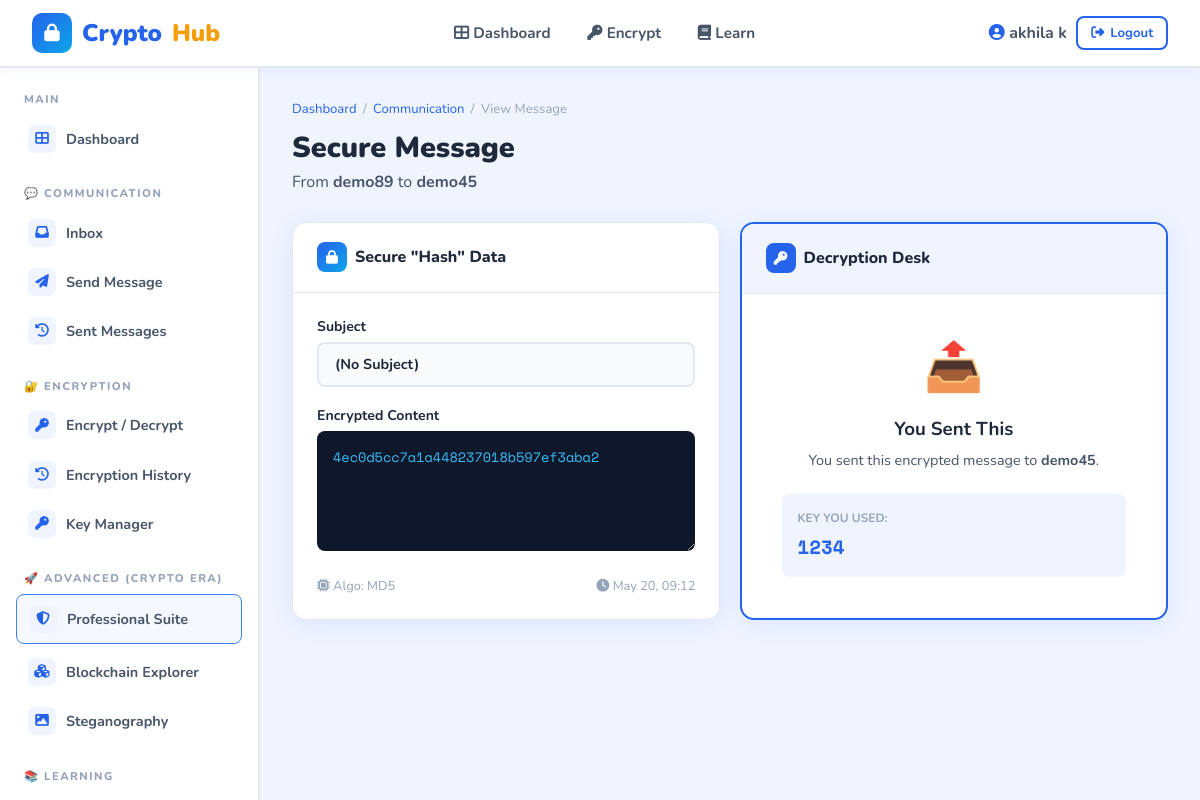
/communication/view/1/ (signed in), run on the app's committed database.
### crypto_app/models.py (models this page shows, shortened)
class CommunicationMessage(models.Model):
    sender = models.ForeignKey(User, on_delete=models.CASCADE, related_name='sent_messages')
    receiver = models.ForeignKey(User, on_delete=models.CASCADE, related_name='received_messages')
    subject = models.CharField(max_length=200, blank=True)
    encrypted_content = models.TextField()
    encryption_key = models.TextField(help_text="The key to decrypt this message")
    algorithm = models.CharField(max_length=50)
    is_read = models.BooleanField(default=False)
    created_at = models.DateTimeField(default=timezone.now)
    class Meta:
        ordering = ['-created_at']
        verbose_name = 'Communication Message'
        verbose_name_plural = 'Communication Messages'

### crypto_app/views.py (the view, shortened to what this page needs)
# urls.py: path('communication/view/<int:pk>/', views.view_message, name='view_message'),
@login_required
def view_message(request, pk):
    message = get_object_or_404(CommunicationMessage, pk=pk)
    if message.receiver != request.user and message.sender != request.user:
        messages.error(request, "Access denied.")
        return redirect('inbox')
    decrypted_content = None
    return render(request, 'crypto_app/communication/view_message.html', {
        'message': message,
        'decrypted_content': decrypted_content
    })

### crypto_app/templates/crypto_app/communication/view_message.html (shortened to what this page needs)
{% extends 'crypto_app/base.html' %}
{% block body %}
<div class="app-layout">
    {% include 'crypto_app/user_sidebar.html' %}
    <main class="main-content fade-in">
        <div class="page-header">
            <div class="breadcrumb">
                <a href="{% url 'dashboard' %}">Dashboard</a> / <a href="{% url 'inbox' %}">Communication</a> / <span>View Message</span>
            </div>
            <h1>Secure Message</h1>
            <p>From <strong>{{ message.sender.username }}</strong> to <strong>{{ message.receiver.username }}</strong></p>
        </div>
        <div class="grid-2">
            <div class="card">
                <div class="card-header">
                    <h3><div class="ch-icon"><i class="fas fa-lock"></i></div> Secure "Hash" Data</h3>
                </div>
                <div class="card-body">
                    <div class="form-group">
                        <label>Subject</label>
                        <div class="form-control" style="background: #F8FAFC; font-weight: 700;">{{ message.subject|default:"(No Subject)" }}</div>
                    </div>
                    <div class="form-group">
                        <label>Encrypted Content</label>
                        <textarea class="form-control" readonly style="font-family: var(--font-mono); font-size: 0.85rem; height: 120px; background: #0F172A; color: #38BDF8; border: none; padding: 1rem;">{{ message.encrypted_content }}</textarea>
                    </div>
                    <div style="display: flex; justify-content: space-between; align-items: center; margin-top: 1rem; font-size: 0.8rem; color: var(--text-light);">
                        <span><i class="fas fa-microchip"></i> Algo: {{ message.algorithm }}</span>
                        <span><i class="fas fa-clock"></i> {{ message.created_at|date:"M d, H:i" }}</span>
                    </div>
                </div>
            </div>
            <div class="card" style="border: 2px solid var(--primary);">
                <div class="card-header" style="background: var(--bg);">
                    <h3><div class="ch-icon" style="background: var(--primary);"><i class="fas fa-key"></i></div> Decryption Desk</h3>
                </div>
                <div class="card-body">
                    {% if message.receiver == user %}
                        <div style="background: #FFFBEB; border: 2px solid #F59E0B; border-radius: var(--radius); padding: 1.2rem; margin-bottom: 1.5rem; text-align: center;">
                            <div style="color: #B45309; font-weight: 800; font-size: 0.75rem; text-transform: uppercase; letter-spacing: 1px; margin-bottom: 0.5rem;">
                                <i class="fas fa-unlock-alt"></i> Shared Key to Unlock
                            </div>
                            <div style="font-family: var(--font-mono); font-size: 1.5rem; font-weight: 900; color: #92400E; background: white; padding: 0.5rem; border-radius: var(--radius-sm); border: 1px solid #FEF3C7;">
                                {{ message.encryption_key|default:"[No key saved]" }}
                            </div>
                            <p style="color: #D97706; font-size: 0.8rem; margin-top: 0.6rem; font-weight: 600;">
                                Copy the key above and paste it below to decrypt.
                            </p>
                        </div>
                        {% if not decrypted_content %}
                        <form method="POST">
                            {% csrf_token %}
                            <div class="form-group">
                                <label for="decryption_key">Paste Key Here</label>
                                <input type="text" name="decryption_key" id="decryption_key" class="form-control" placeholder="Enter secret key..." required style="border-color: var(--primary);">
                            </div>
                            <button type="submit" class="btn btn-primary w-100" style="padding: 0.8rem;">
                                <i class="fas fa-magic"></i> Reveal Original Message
                            </button>
                        </form>
                        {% else %}
                        <div style="background: #ECFDF5; border: 2px solid #10B981; border-radius: var(--radius); padding: 1.5rem;">
                            <label style="color: #065F46; font-weight: 800; margin-bottom: 0.5rem; display: block;">
                                <i class="fas fa-comment-dots"></i> Decrypted Message:
                            </label>
                            <div style="font-size: 1.1rem; color: #064E3B; line-height: 1.6; white-space: pre-wrap;">{{ decrypted_content }}</div>
                        </div>
                        <a href="{% url 'inbox' %}" class="btn btn-outline btn-sm" style="margin-top: 1rem;">
                            <i class="fas fa-arrow-left"></i> Back to Inbox
                        </a>
                        {% endif %}
                    {% else %}
                        <div style="text-align: center; padding: 1rem;">
                            <div style="font-size: 3rem; margin-bottom: 1rem;">📤</div>
                            <h3 style="margin-bottom: 0.5rem;">You Sent This</h3>
                            <p style="color: var(--text-mid); font-size: 0.9rem; margin-bottom: 1.5rem;">
                                You sent this encrypted message to <strong>{{ message.receiver.username }}</strong>.
                            </p>
                            <div style="background: var(--bg); padding: 1rem; border-radius: var(--radius-sm); text-align: left;">
                                <label style="font-size: 0.75rem; text-transform: uppercase; color: var(--text-light);">Key you used:</label>
                                <div style="font-family: var(--font-mono); font-weight: 700; color: var(--primary); font-size: 1.2rem;">{{ message.encryption_key }}</div>
                            </div>
                        </div>
                    {% endif %}
                </div>
            </div>
        </div>
    </main>
</div>
{% endblock %}

### crypto_app/templates/crypto_app/base.html (shortened to what this page needs)
<!DOCTYPE html>
<html lang="en">
<head>
    <link rel="stylesheet" href="https://cdnjs.cloudflare.com/ajax/libs/font-awesome/6.5.0/css/all.min.css">
</head>
<body>
<header class="topnav">
    <a href="{% url 'home' %}" class="brand">
        <div class="logo-icon"><i class="fas fa-lock"></i></div>
        Crypto<span class="sub">Hub</span>
    </a>
    {% if user.is_authenticated %}
    <nav>
        {% if user.is_staff %}
        <a href="{% url 'admin_dashboard' %}"><i class="fas fa-tachometer-alt"></i> Admin Panel</a>
        {% else %}
        <a href="{% url 'dashboard' %}"><i class="fas fa-th-large"></i> Dashboard</a>
        <a href="{% url 'encryption_tool' %}"><i class="fas fa-key"></i> Encrypt</a>
        <a href="{% url 'topics' %}"><i class="fas fa-book"></i> Learn</a>
        {% endif %}
    </nav>
    <div class="auth-btns">
        <span style="font-weight:700; color:var(--text-mid);">
            <i class="fas fa-user-circle" style="color:var(--primary)"></i>
            {{ user.get_full_name|default:user.username }}
        </span>
        <a href="{% url 'logout' %}" class="btn btn-outline btn-sm">
            <i class="fas fa-sign-out-alt"></i> Logout
        </a>
    </div>
    {% endif %}
</header>
{% block body %}{% endblock %}
</body>
</html>

### crypto_app/templates/crypto_app/base.html (style rules this page uses)
:root { --primary: #2563EB; --primary-light: #3B82F6; --primary-dark: #1D4ED8; --secondary: #0EA5E9; --accent: #F59E0B; --success: #10B981; --danger: #EF4444; --warning: #F59E0B; --info: #06B6D4; --bg: #F0F4FF; --bg-white: #FFFFFF; --bg-card: #FFFFFF; --text-dark: #1E293B; --text-mid: #475569; --text-light: #94A3B8; --border: #E2E8F0; --shadow: 0 4px 24px rgba(37,99,235,0.10); --shadow-hover: 0 8px 32px rgba(37,99,235,0.18); --radius: 14px; --radius-sm: 8px; --sidebar-w: 260px; --header-h: 68px; --font-main: 'Nunito', sans-serif; --font-mono: 'Space Mono', monospace; }
* { box-sizing: border-box; margin: 0; padding: 0; }
body { font-family: var(--font-main); background: var(--bg); color: var(--text-dark); min-height: 100vh; }
.topnav { background: #fff; border-bottom: 2px solid var(--border); padding: 0 2rem; height: var(--header-h); display: flex; align-items: center; justify-content: space-between; position: sticky; top: 0; z-index: 100; box-shadow: 0 2px 12px rgba(37,99,235,0.07); }
.topnav .brand { display: flex; align-items: center; gap: 10px; text-decoration: none; font-size: 1.5rem; font-weight: 900; color: var(--primary); }
.topnav .brand .logo-icon { width: 40px; height: 40px; background: linear-gradient(135deg, var(--primary), var(--secondary)); border-radius: 10px; display: flex; align-items: center; justify-content: center; color: white; font-size: 1.1rem; }
.topnav .brand span.sub { color: var(--accent); }
.topnav nav { display: flex; align-items: center; gap: 0.3rem; }
.topnav nav a { padding: 0.45rem 1rem; border-radius: var(--radius-sm); text-decoration: none; color: var(--text-mid); font-weight: 700; font-size: 0.95rem; transition: all 0.2s; }
.topnav .auth-btns { display: flex; gap: 0.6rem; align-items: center; }
.btn { display: inline-flex; align-items: center; gap: 6px; padding: 0.5rem 1.2rem; border-radius: var(--radius-sm); font-family: var(--font-main); font-weight: 700; font-size: 0.9rem; border: none; cursor: pointer; text-decoration: none; transition: all 0.2s; }
.btn-outline { background: transparent; color: var(--primary); border: 2px solid var(--primary); }
.btn-sm { padding: 0.35rem 0.8rem; font-size: 0.82rem; }
.app-layout { display: flex; min-height: calc(100vh - var(--header-h)); }
.main-content { flex: 1; padding: 2rem; overflow-x: hidden; }
.page-header { margin-bottom: 1.8rem; }
.page-header h1 { font-size: 1.8rem; font-weight: 900; color: var(--text-dark); }
.page-header p { color: var(--text-mid); margin-top: 0.3rem; }
.breadcrumb { display: flex; align-items: center; gap: 0.4rem; font-size: 0.82rem; color: var(--text-light); margin-bottom: 0.6rem; }
.breadcrumb a { color: var(--primary); text-decoration: none; }
.card { background: var(--bg-card); border-radius: var(--radius); box-shadow: var(--shadow); border: 1px solid var(--border); overflow: hidden; }
.card-header { padding: 1.2rem 1.5rem; border-bottom: 1px solid var(--border); display: flex; align-items: center; justify-content: space-between; }
.card-header h3 { font-size: 1rem; font-weight: 800; color: var(--text-dark); display: flex; align-items: center; gap: 8px; }
.card-header h3 .ch-icon { width: 30px; height: 30px; border-radius: 8px; background: linear-gradient(135deg, var(--primary), var(--secondary)); color: white; display: flex; align-items: center; justify-content: center; font-size: 0.85rem; }
.card-body { padding: 1.5rem; }
.grid-2 { display: grid; grid-template-columns: 1fr 1fr; gap: 1.2rem; }
.form-group { margin-bottom: 1.2rem; }
label { display: block; font-weight: 700; font-size: 0.88rem; color: var(--text-dark); margin-bottom: 0.4rem; }
.form-control { width: 100%; padding: 0.65rem 1rem; border: 2px solid var(--border); border-radius: var(--radius-sm); font-family: var(--font-main); font-size: 0.9rem; color: var(--text-dark); background: white; transition: border 0.2s; }
textarea.form-control { resize: vertical; min-height: 100px; }
.fade-in { animation: fadeIn 0.35s ease both; }

### data on the page
CommunicationMessage: sender.username "demo89", receiver.username "demo45", subject "(No Subject)", encrypted_content "4ec0d5cc7a1a448237018b597ef3aba2", algorithm "MD5", created_at "May 20, 09:12", encryption_key "1234"

### other printed values
{{ user.get_full_name|default:user.username }} "akhila k"
